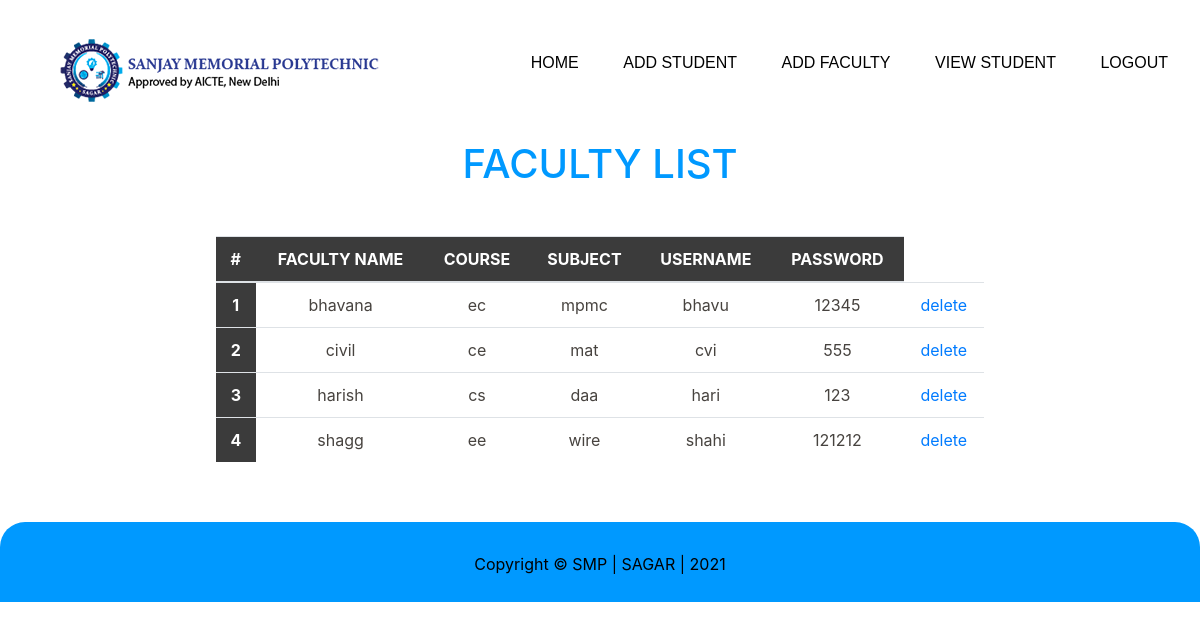
Screenshot of /viewfaculty.php with the database file from the repository.
### tables this page shows
CREATE TABLE `facultydetails` (
  `id` int(20) NOT NULL,
  `name` varchar(50) NOT NULL,
  `course` varchar(50) NOT NULL,
  `subject` varchar(50) NOT NULL,
  `username` varchar(50) NOT NULL,
  `pswd` varchar(50) NOT NULL
);

### viewfaculty.php (the view, shortened to what this page needs)
<html>
    <head>
        <link rel="stylesheet" href="style.css">
        <link rel="stylesheet" href="https://maxcdn.bootstrapcdn.com/bootstrap/4.3.1/css/bootstrap.min.css">
        <link href="http://fonts.cdnfonts.com/css/anurati" rel="stylesheet">
    </head>
    <body>
        <div class="navbar1">
            <img src="images/smplogo.png" alt="logo" class="logo"/>
            <ul>
                <li><a href="index.php">HOME</a></li>
                <li><a href="addstudent.php">ADD STUDENT</a></li>
                <li><a href="addfaculty.php">ADD FACULTY</a></li>
                <li><a href="viewstudent.php">VIEW STUDENT</a></li>
                <li><a href="logout.php">LOGOUT</a></li>
            </ul>
        </div>
    <center><span class="h1">FACULTY LIST</span></center><br/><br/>
    <div class="table">
        <table class="table table-striped">
            <thead>
                <tr>
                    <th scope="col">#</th>
                    <th scope="col">FACULTY NAME</th>
                    <th scope="col">COURSE</th>
                    <th scope="col">SUBJECT</th>
                    <th scope="col">USERNAME</th>
                    <th scope="col">PASSWORD</th>
                </tr>
            </thead>
            <tbody>
                <?php
                include 'dbconfigg.php';
                $records = mysqli_query($conn, "select * from facultydetails");
                $i = 0;
                while ($data = mysqli_fetch_array($records)) {
                    $i = $i + 1;
                    $id = $data['id'];
                    ?>
                    <tr>
                        <th scope = "row"><?php echo "$i"; ?></th>
                        <td><?php echo $data['name'] ?></td>
                        <td><?php echo $data['course'] ?></td>
                        <td><?php echo $data['subject'] ?></td>
                        <td><?php echo $data['username'] ?></td>
                        <td><?php echo $data['pswd'] ?></td>
                        <td><a href="delfaculty.php?id=<?php echo $id ?>">delete</a></td>
                    </tr>
                    <?php
                }
                ?>
            </tbody>
        </table>
    </div>
     <div id="footer">
            <p>Copyright &copy; SMP | <a href="#">SAGAR</a> | <a href="#">2021</a> </p>
        </div>
</body>
</html>

### style.css (style rules this page uses)
* { margin: 0; padding: 0; box-sizing: border-box; }
.logo { margin-left: 55px; }
.navbar1 { width: 99%; margin: 0; padding: 35px 0; display: flex; align-items: center; justify-content: space-between; }
.navbar1 ul li { list-style: none; display: inline-block; margin: 0 20px; position: relative; }
.navbar1 ul li a { text-decoration: none;; color: #000; font-family: sans-serif; }
.navbar1 ul li::after { content: ''; height: 3px; width: 0; background: #0099ff; position: absolute; left: 0; bottom: -10px; transition: 0.5s; }
.table { width: 80%!important; margin: 0 auto; }
.table { margin: 0 auto; }
table tr th, table tr td { background: #3B3B3B; color: #FFF; padding: 7px 4px; text-align: left; text-align: center; }
table tr td { background: #FFF; color: #47433F; border-top: 1px solid #FFF; }
.h1 { font-weight: bold; color: #0099ff; }
#footer { margin-top: 60px; background: #0099ff; color: green!important; height: 10vh; padding: 30px; text-align: center; border-radius: 25px 25px 0 0; }
#footer p { color: #000; }
#footer a { color: black; }

### rows the page displays
facultydetails: name "bhavana", course "ec", subject "mpmc", username "bhavu", pswd "12345"
facultydetails: name "civil", course "ce", subject "mat", username "cvi", pswd "555"
facultydetails: name "harish", course "cs", subject "daa", username "hari", pswd "123"
facultydetails: name "shagg", course "ee", subject "wire", username "shahi", pswd "121212"
